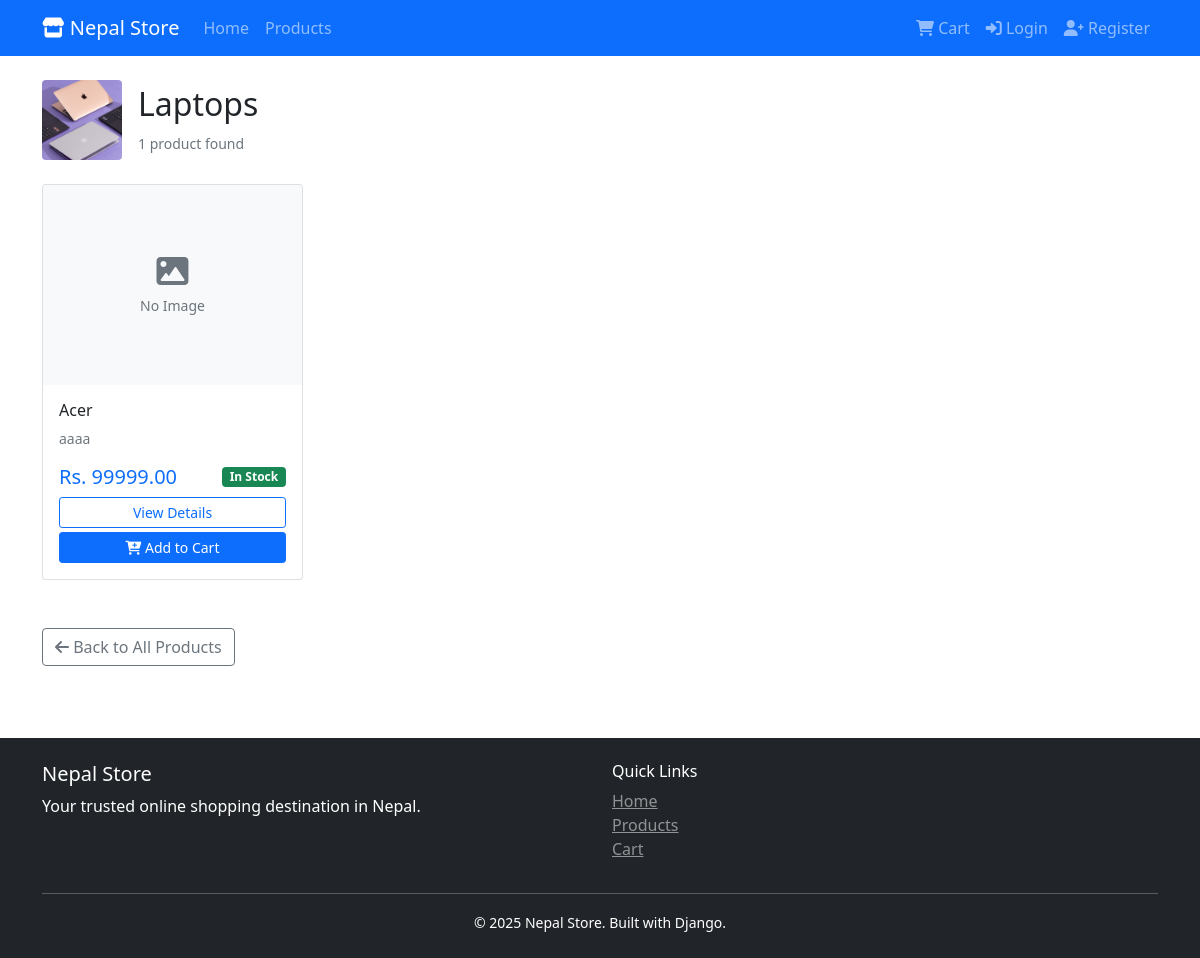
The app's page /category/laptops/ with its own data.
### products/models.py (models this page shows, shortened)
class Category(models.Model):
    name = models.CharField(max_length=100, unique=True)
    slug = models.SlugField(max_length=100, unique=True, blank=True)
    description = models.TextField(blank=True)
    image = models.ImageField(upload_to='categories/', blank=True, null=True)
    is_active = models.BooleanField(default=True)
    created_at = models.DateTimeField(auto_now_add=True)
    updated_at = models.DateTimeField(auto_now=True)
    class Meta:
        verbose_name_plural = "Categories"
        ordering = ['name']

class Product(models.Model):
    name = models.CharField(max_length=200)
    slug = models.SlugField(max_length=200, unique=True, blank=True)
    category = models.ForeignKey(Category, on_delete=models.CASCADE, related_name='products')
    description = models.TextField()
    price = models.DecimalField(max_digits=10, decimal_places=2)
    stock = models.PositiveIntegerField(default=0)
    is_active = models.BooleanField(default=True)
    featured = models.BooleanField(default=False)
    created_at = models.DateTimeField(auto_now_add=True)
    updated_at = models.DateTimeField(auto_now=True)
    class Meta:
        ordering = ['-created_at']
        indexes = [
            models.Index(fields=['is_active', 'featured']),
            models.Index(fields=['category', 'is_active']),
        ]
    def get_absolute_url(self):
        return reverse('product_detail', kwargs={'slug': self.slug})
    def is_in_stock(self):
        return self.stock > 0

### products/views.py (the view)
# urls.py: path('category/<slug:category_slug>/', views.products_by_category, name='products_by_category'),
def products_by_category(request, category_slug):
    category = get_object_or_404(Category, slug=category_slug, is_active=True)
    products = Product.objects.filter(
        category=category,
        is_active=True
    ).select_related('category')
    query = request.GET.get('q', '')
    if query:
        products = products.filter(
            Q(name__icontains=query) | Q(description__icontains=query)
        )
    sort_by = request.GET.get('sort', 'name')
    if sort_by in ['name', '-name', 'price', '-price', '-created_at']:
        products = products.order_by(sort_by)
    paginator = Paginator(products, 12)
    page_number = request.GET.get('page')
    page_obj = paginator.get_page(page_number)
    context = {
        'category': category,
        'products': page_obj,
        'query': query,
        'sort_by': sort_by,
        'total_products': products.count(),
    }
    return render(request, 'products/category_products.html', context)

### products/cart.py (called while the page is built)
    def __len__(self):
        return sum(item['quantity'] for item in self.cart.values())

### products/context_processors.py (called while the page is built)
def cart(request):
    try:
        cart_obj = Cart(request)
        return {'cart': cart_obj}
    except Exception as e:
        print(f"Cart context processor error: {e}")
        return {'cart': None}

### templates/products/category_products.html (shortened to what this page needs)
{% extends 'base.html' %}
{% block content %}
<div class="container py-4">
    <div class="row">
        <div class="col-12">
            <div class="d-flex align-items-center mb-4">
                {% if category.image and category.image.name %}
                <img src="{{ category.image.url }}" class="rounded me-3" style="width: 80px; height: 80px; object-fit: cover;" alt="{{ category.name }}">
                {% else %}
                <div class="bg-light rounded me-3 d-flex align-items-center justify-content-center" style="width: 80px; height: 80px;">
                    <i class="fas fa-folder fa-2x text-muted"></i>
                </div>
                {% endif %}
                <div>
                    <h2>{{ category.name }}</h2>
                    <small class="text-muted">{{ products.paginator.count }} product{{ products.paginator.count|pluralize }} found</small>
                </div>
            </div>
        </div>
    </div>
    {% if products %}
        <div class="row">
            {% for product in products %}
            <div class="col-xl-3 col-lg-4 col-md-6 col-sm-6 mb-4">
                <div class="card h-100">
                    {% if product.image and product.image.name %}
                        <img src="{{ product.image.url }}" class="card-img-top" style="height: 200px; object-fit: cover;" alt="{{ product.name }}">
                    {% else %}
                        <div class="card-img-top bg-light d-flex align-items-center justify-content-center" style="height: 200px;">
                            <div class="text-center">
                                <i class="fas fa-image fa-2x text-muted mb-2"></i>
                                <small class="text-muted d-block">No Image</small>
                            </div>
                        </div>
                    {% endif %}
                    <div class="card-body d-flex flex-column">
                        <h6 class="card-title">{{ product.name }}</h6>
                        <p class="card-text text-muted small flex-grow-1">
                            {{ product.description|truncatewords:8 }}
                        </p>
                        <div class="mt-auto">
                            <div class="d-flex justify-content-between align-items-center mb-2">
                                <h5 class="text-primary mb-0">Rs. {{ product.price }}</h5>
                                {% if product.is_in_stock %}
                                <span class="badge bg-success">In Stock</span>
                                {% else %}
                                <span class="badge bg-danger">Out of Stock</span>
                                {% endif %}
                            </div>
                            <div class="d-grid gap-1">
                                <a href="{{ product.get_absolute_url }}" class="btn btn-outline-primary btn-sm">
                                    View Details
                                </a>
                                {% if product.is_in_stock %}
                                <form method="post" action="{% url 'cart_add' product.id %}">
                                    <button type="submit" class="btn btn-primary btn-sm w-100">
                                        <i class="fas fa-cart-plus"></i> Add to Cart
                                    </button>
                                </form>
                                {% endif %}
                            </div>
                        </div>
                    </div>
                </div>
            </div>
            {% endfor %}
        </div>
    {% endif %}
    <div class="mt-4">
        <a href="{% url 'product_list' %}" class="btn btn-outline-secondary">
            <i class="fas fa-arrow-left"></i> Back to All Products
        </a>
    </div>
</div>
{% endblock %}

### records on screen
Category: image (picture), name "Laptops"
Product: name "Acer", description "aaaa", price "99999.00", stock "In Stock"

### other values on screen
{{ products.paginator.count }} "1"
